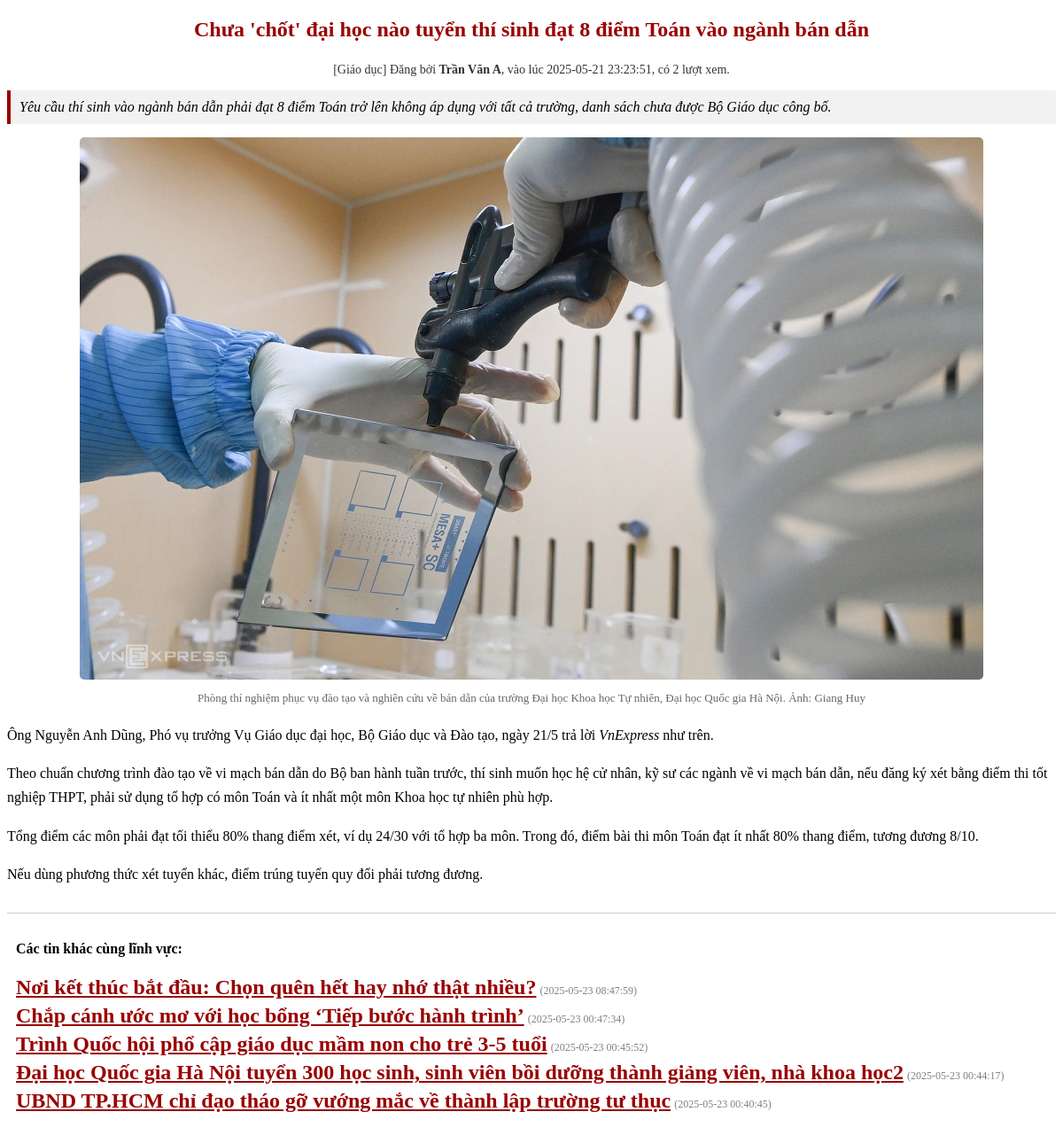
The page /admin/baiviet_chitiet.php?id=28 on the database its author committed.
### tables this page shows
CREATE TABLE IF NOT EXISTS `tbl_noidungtin` (
  `MaBaiViet` int(10) NOT NULL AUTO_INCREMENT,
  `MaChuDe` int(10) NOT NULL,
  `MaNguoiDung` int(10) NOT NULL,
  `TieuDe` varchar(255) NOT NULL,
  `TomTat` text NOT NULL,
  `NoiDung` text NOT NULL,
  `NgayDang` datetime NOT NULL,
  `HinhAnh` tinytext NOT NULL,
  `ChuThichAnh` tinytext NOT NULL,
  `LuotXem` int(10) NOT NULL,
  `KiemDuyet` tinyint(1) NOT NULL,
  PRIMARY KEY (`MaBaiViet`),
  KEY `MaChuDe` (`MaChuDe`),
  KEY `MaNguoiDung` (`MaNguoiDung`)
);

CREATE TABLE IF NOT EXISTS `tbl_chude` (
  `MaChuDe` int(10) NOT NULL AUTO_INCREMENT,
  `TenChuDe` varchar(100) NOT NULL,
  PRIMARY KEY (`MaChuDe`)
);

CREATE TABLE IF NOT EXISTS `tbl_nguoidung` (
  `MaNguoiDung` int(10) NOT NULL AUTO_INCREMENT,
  `TenNguoiDung` varchar(50) NOT NULL,
  `TenDangNhap` varchar(50) NOT NULL,
  `MatKhau` varchar(100) NOT NULL,
  `QuyenHan` tinyint(1) NOT NULL,
  `Khoa` tinyint(1) NOT NULL,
  `TrangThai` int(11) NOT NULL DEFAULT '0',
  PRIMARY KEY (`MaNguoiDung`),
  UNIQUE KEY `TenDangNhap` (`TenDangNhap`)
);

### admin/baiviet_chitiet.php (the view, shortened to what this page needs)
<?php
include_once "../includes/config.php";
$MaBV = intval($_GET['id']);
$is_admin = (isset($_SESSION['QuyenHan']) && $_SESSION['QuyenHan'] == 1);
$sql = "SELECT A.*, B.TenChuDe, C.TenNguoiDung
        FROM tbl_noidungtin A
        JOIN tbl_chude B ON A.MaChuDe = B.MaChuDe
        JOIN tbl_nguoidung C ON A.MaNguoiDung = C.MaNguoiDung
        WHERE A.MaBaiViet = $MaBV";
$danhsach = $connect->query($sql);
$dong = $danhsach->fetch_array(MYSQLI_ASSOC);
$connect->query("UPDATE tbl_noidungtin SET LuotXem = LuotXem + 1 WHERE MaBaiViet = $MaBV");
$sql2 = "SELECT MaBaiViet, TieuDe, NgayDang
         FROM tbl_noidungtin
         WHERE MaChuDe = " . intval($dong['MaChuDe']) . "
           AND MaBaiViet <> $MaBV"
           . ($is_admin ? "" : " AND KiemDuyet = 1") . "
         ORDER BY NgayDang DESC
         LIMIT 5";
$danhsach2 = $connect->query($sql2);
$image_path = $dong["HinhAnh"];
if (strpos($image_path, 'images/') === 0) {
    $image_path = '../' . $image_path;
}
?>
<!DOCTYPE html>
<html lang="vi">
<head>
</head>
<body>
<h3 class="tieude-baiviet"><?= htmlspecialchars($dong['TieuDe']) ?></h3>
<p class="ThongTin">
    [<?= htmlspecialchars($dong['TenChuDe']) ?>] Đăng bởi <strong><?= htmlspecialchars($dong['TenNguoiDung']) ?></strong>,
    vào lúc <?= $dong['NgayDang'] ?>, có <?= $dong['LuotXem'] ?> lượt xem.
</p>
<p class="TomTat"><?= nl2br(htmlspecialchars($dong['TomTat'])) ?></p>
<?php if (!empty($dong["HinhAnh"])): ?>
    <div class="HinhAnh-ChuThich">
        <img class="baivietchitiet-hinh" src="<?= htmlspecialchars($image_path) ?>" alt="<?= htmlspecialchars($dong['ChuThichAnh']) ?>" />
        <p class="ChuThichAnh"><?= htmlspecialchars($dong['ChuThichAnh']) ?></p>
    </div>
<?php endif; ?>
<div class="NoiDung">
    <?= $dong['NoiDung'] ?>
</div>
<?php if ($danhsach2 && $danhsach2->num_rows > 0): ?>
    <div class="tin-khac">
        <h4>Các tin khác cùng lĩnh vực:</h4>
        <ul>
        <?php while ($row = $danhsach2->fetch_array(MYSQLI_ASSOC)): ?>
            <li>
                <a href="index.php?do=baiviet_chitiet&id=<?= $row['MaBaiViet'] ?>" class="tieude-baiviet"><?= htmlspecialchars($row['TieuDe']) ?></a>
                <span class="ngay">(<?= $row["NgayDang"] ?>)</span>
            </li>
        <?php endwhile; ?>
        </ul>
    </div>
<?php endif; ?>
</body>
</html>

### admin/baiviet_chitiet.php (style rules this page uses)
.tieude-baiviet { font-size: 24px; color: #990000; font-weight: bold; margin-top: 20px; text-align: center; }
.ThongTin { text-align: center; color: #333; font-size: 14px; margin-bottom: 15px; }
.TomTat { font-style: italic; margin: 15px 0; padding: 10px; background: #f2f2f2; border-left: 4px solid #990000; }
.baivietchitiet-hinh { max-width: 100%; display: block; margin: auto; border-radius: 5px; }
.ChuThichAnh { text-align: center; font-size: 13px; color: #666; }
.NoiDung { margin-top: 20px; line-height: 1.7; }
.tin-khac { margin-top: 30px; padding: 10px; border-top: 1px solid #ccc; }
.tin-khac ul { list-style: none; padding-left: 0; }
.tin-khac li { margin-bottom: 5px; }
.ngay { color: gray; font-size: 12px; }

### rows shown on the page
tbl_noidungtin: TieuDe "Chưa 'chốt' đại học nào tuyển thí sinh đạt 8 điểm Toán vào ngành bán dẫn", MaChuDe.TenChuDe "Giáo dục", MaNguoiDung.TenNguoiDung "Trần Văn A", NgayDang "2025-05-21 23:23:51", LuotXem "2", TomTat "Yêu cầu thí sinh vào ngành bán dẫn phải đạt 8 điểm Toán trở lên không áp dụng với tất cả trường, danh sách chưa được Bộ Giáo dục công bố.", ChuThichAnh "Phòng thí nghiệm phục vụ đào tạo và nghiên cứu về bán dẫn của trường Đại học Khoa học Tự nhiên, Đại học Quốc gia Hà Nội. Ảnh: Giang Huy", NoiDung "Ông Nguyễn Anh Dũng, Phó vụ trưởng Vụ Giáo dục đại học, Bộ Giáo dục và Đào tạo, ngày 21/5 trả lời VnExpress như trên. Theo chuẩn chương trình đào tạo về vi mạch bán dẫn do Bộ ban hành tuần trước, thí sinh muốn học hệ cử nhân, kỹ sư các ngành về vi mạch bán dẫn, nếu đăng ký xét bằng điểm thi tốt nghiệp THPT, phải sử dụng tổ hợp có môn Toán và ít nhất một môn Khoa học tự nhiên phù hợp. Tổng điểm các môn phải đạt tối thiểu 80% thang điểm xét, ví dụ 24/30 với tổ hợp ba môn. Trong đó, điểm bài thi môn Toán đạt ít nhất 80% thang điểm, tương đương 8/10. Nếu dùng phương thức xét tuyển khác, điểm trúng tuyển quy đổi phải tương đương."
tbl_noidungtin: TieuDe "Nơi kết thúc bắt đầu: Chọn quên hết hay nhớ thật nhiều?", NgayDang "2025-05-23 08:47:59"
tbl_noidungtin: TieuDe "Chắp cánh ước mơ với học bổng ‘Tiếp bước hành trình’", NgayDang "2025-05-23 00:47:34"
tbl_noidungtin: TieuDe "Trình Quốc hội phổ cập giáo dục mầm non cho trẻ 3-5 tuổi", NgayDang "2025-05-23 00:45:52"
tbl_noidungtin: TieuDe "Đại học Quốc gia Hà Nội tuyển 300 học sinh, sinh viên bồi dưỡng thành giảng viên, nhà khoa học2", NgayDang "2025-05-23 00:44:17"
tbl_noidungtin: TieuDe "UBND TP.HCM chỉ đạo tháo gỡ vướng mắc về thành lập trường tư thục", NgayDang "2025-05-23 00:40:45"
